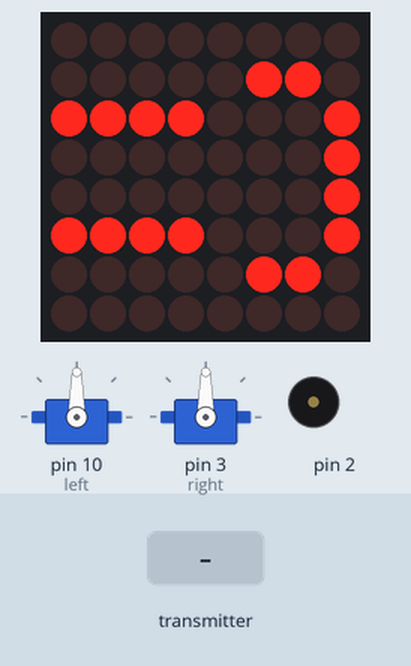
Bench run of a sketch on a simulated Arduino Uno, built with avr-gcc and run on an emulated ATmega328P. Parts: 2 × servo, 8×8 LED matrix, buzzer (waves = sounding). The test bench sets the inputs (shaded band). No radio packets arrive unless stated.

Above: at 1.2 s.
1.3 s: the transmitter starts sending joy.2 = 0
At 1.7 s:
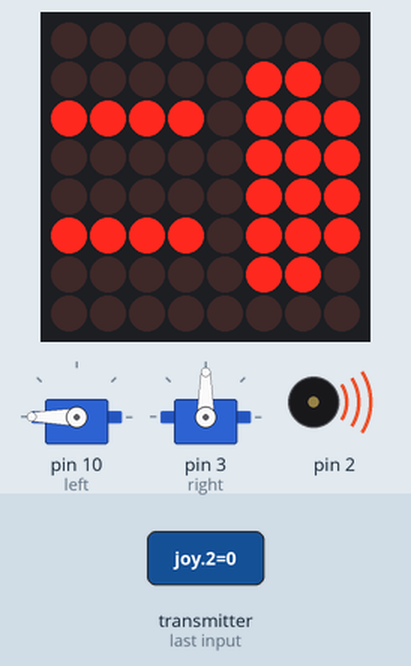
4.3 s: the transmitter starts sending joy.0 = 0
At 4.8 s:
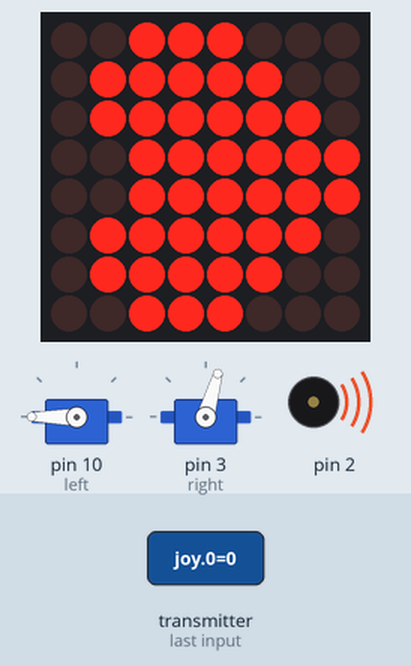
5.8 s: the transmitter starts sending joy.1 = 256
At 6.2 s:
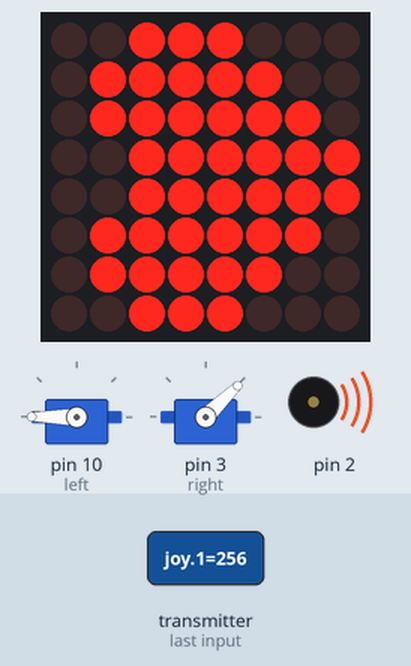
7.3 s: the transmitter starts sending joy.0 = 512
At 8.3 s:
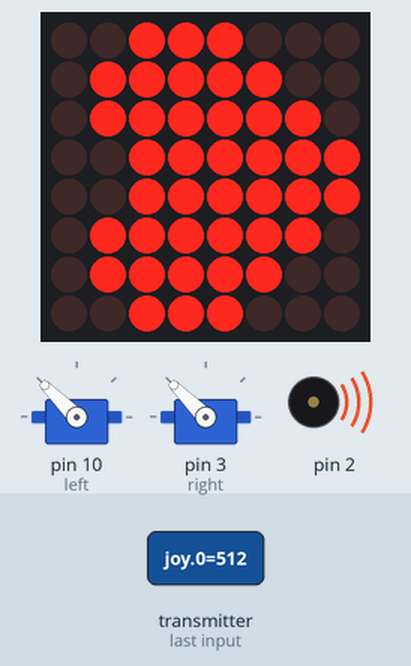
8.8 s: the transmitter starts sending joy.1 = 0
At 9.3 s:
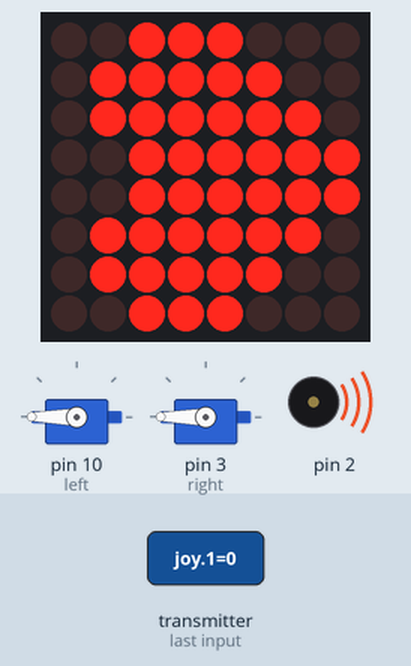
10.3 s: the transmitter starts sending joy.0 = 256
At 10.7 s:
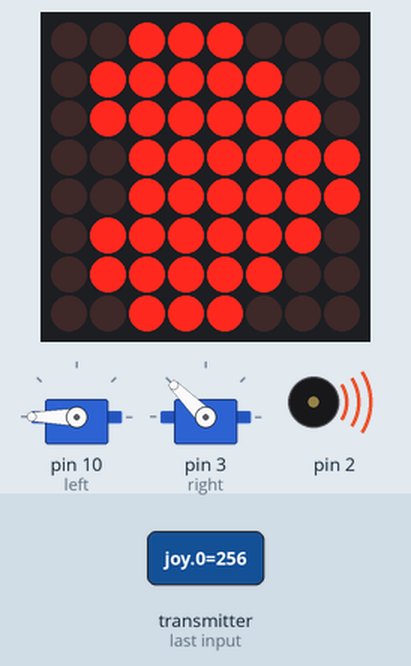
Timing chart, 0 to 12.8 s (numbered marks = the images above; inputs shaded):
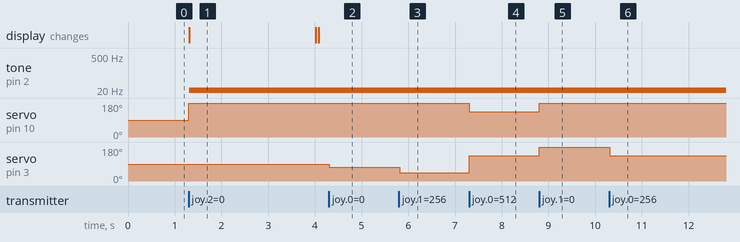

The sketch:

Cube.ino
```cpp
#include <LedControl.h>
#include <Servo.h>
#include <SPI.h>
#include <nRF24L01.h>
#include <RF24.h>
#include "binary.h"

LedControl lc = LedControl(6,5,4,1); //DIN,CLK,CS
RF24 radio(7,8);
const byte address[6] = "00001";
Servo left;
Servo right;
int joy[3]={90,90,1};
unsigned long last=0;
int a=1;
unsigned long timePress=0;
unsigned long lastPress = 0;
unsigned long blinkInterval=4000;

byte up_face_norm = B00100100;
byte up_face_blink[4] = {B00000000, B00100100, B01011010, B00000000};
byte low_face_norm[4] = {B00000000, B01000010, B01000010, B00111100};
byte low_face_laugh[4] = {B00000000, B01111110, B01111110, B00111100};
byte heart_hollow[8] = {B00000000, B01100110, B10011001, B10000001, B10000001, B01000010, B00100100, B00011000};
byte heart_full[8] = {B00000000, B01100110, B11111111, B11111111, B11111111, B01111110, B00111100, B00011000};

void setup() {
  left.attach(10);
  right.attach(3);
  Serial.begin(9600);
  lc.shutdown(0, false);
  lc.setIntensity(0,2);
  lc.clearDisplay(0);
  radio.begin();
  radio.openReadingPipe(0, address);
  radio.setPALevel(RF24_PA_MIN);
  radio.startListening();
}

void loop() {
  unsigned long current = millis();
  if(a%3==0){
    lc.shutdown(0,true);
    if(joy[2]==0){
      timePress = millis();
      if((int)(timePress-lastPress)>=50&&(int)(timePress-lastPress)<=200){
        a++;
      }
      lastPress = timePress;
      tone(2,10);
    }else if(joy[2]==1){
      noTone(2);
    }
  }else if(a%3==1){
  lc.shutdown(0,false);
    if((unsigned long)(current - last) >= blinkInterval){
      lc.clearDisplay(0);
      lowerFace();
      for(int j = 0; j<4; j++){
        lc.setColumn(0,j,up_face_blink[j]);
        delay(10);
      }
      last = millis();
    }else{
      for(int i = 0; i<4; i++){
        lc.setColumn(0, i, up_face_norm);
      }
    lowerFace();
    }
  }else{
    heart();
  }
  if(radio.available()){
    radio.read(&joy, sizeof(joy));
    int x = abs(map(joy[0]-joy[1],-1023/2,1023/2,0,180));
    int y = abs(map(joy[0]+joy[1],1023/2,1023*3/2,180,0));
    right.write(x<=100&&x>=80?90:x);
    left.write(y<=100&&y>=80?90:y);
  }
}
void heart(){
  if(joy[2]==0){
    timePress = millis();
    if((int)(timePress-lastPress)>=50&&(int)(timePress-lastPress)<=200){
      a++;
    }
    lastPress = timePress;
    for(int j = 0; j<8; j++){
      lc.setColumn(0,j,heart_full[j]);
    }
    tone(2,10);
  }else if(joy[2]==1){
    for(int i = 0; i<8; i++){
      lc.setColumn(0,i,heart_hollow[i]);
    }
    noTone(2);
  }
}
void lowerFace(){
  if(joy[2]==0){
    timePress = millis();
    if((int)(timePress-lastPress)>=50&&(int)(timePress-lastPress)<=200){
      a++;
    }
    lastPress = timePress;
    for(int i = 0; i<4; i++){
      lc.setColumn(0, 7-i, low_face_laugh[3-i]);
    }
    tone(2,10);
  }else if(joy[2]==1){
    for(int j = 0; j<4; j++){
      lc.setColumn(0, 7-j, low_face_norm[3-j]);
    }
    noTone(2);
  }
}
```

Measured:
- after the input at 1.3 s, tone on pin 2: silent → 10 Hz at once; servo on pin 10 (left): 90° → 180° at once; the display: changes at once (image 1)
- after the input at 4.3 s, servo on pin 3 (right): 90° → 74° at once
- after the input at 5.8 s, servo on pin 3 (right): 74° → 44° at once
- after the input at 7.3 s, servo on pin 10 (left): 180° → 135° at once; servo on pin 3 (right): 44° → 135° at once
- after the input at 8.8 s, servo on pin 10 (left), servo on pin 3 (right): 135° → 180° at once
- after the input at 10.3 s, servo on pin 3 (right): 180° → 135° at once
- what the display in image 1 shows lasts 2.7 s, from 1.3 s to 4.0 s
